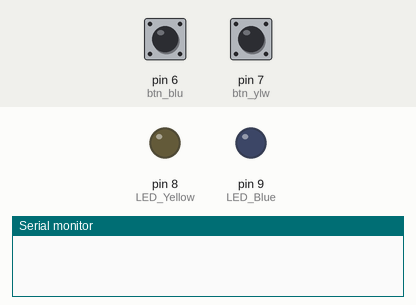
Bench run of a program on a simulated Arduino Uno, built with avr-gcc and run on an emulated ATmega328P. On the bench: output pins drawn as LEDs (lit = HIGH), the last lines printed to the serial monitor. The inputs (shaded band) are chosen by the test bench; at power-on: pin 7 (btn_ylw) HIGH, pin 6 (btn_blu) HIGH.

Above: at 1.2 s.
1.3 s: pin 7 (btn_ylw) pulled LOW for 0.15 s
At 2.4 s:
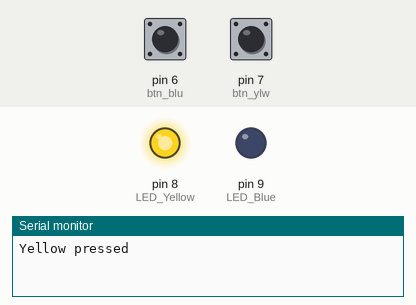
6.0 s: pin 7 (btn_ylw) pulled LOW for 1 s
At 8.7 s:
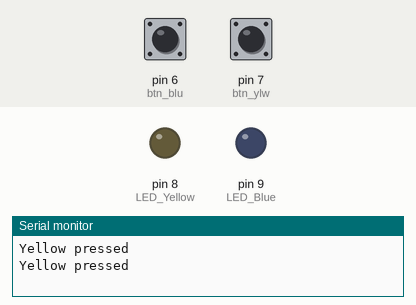
9.5 s: pin 7 (btn_ylw) pulled LOW for 3.2 s
At 9.8 s:
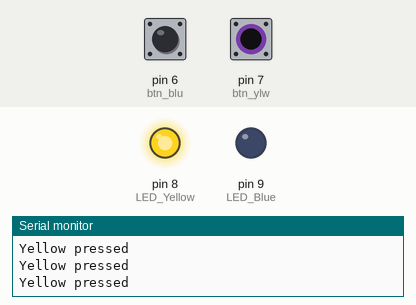
Timing chart, 0 to 13.0 s (numbered marks = the images above; inputs shaded):
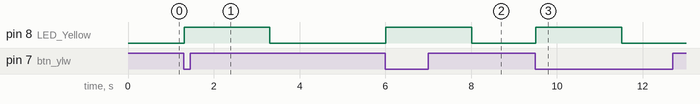

The program:

main.cpp
```cpp
#include <Arduino.h>
#include <Bounce2.h>

#define btn_ylw 7
#define btn_blu 6

const int LED_Yellow = 8;
const int LED_Blue = 9;

int counter = 0;

Bounce2::Button btnYellow = Bounce2::Button();
Bounce2::Button btnBlue = Bounce2::Button();


void setup() {
  Serial.begin(9600);
  btnYellow.attach(btn_ylw, INPUT_PULLUP);
  btnYellow.setPressedState(LOW);
  btnBlue.attach(btn_blu, INPUT_PULLUP);
  btnBlue.setPressedState(LOW);

  pinMode(LED_Blue, OUTPUT);
  pinMode(LED_Yellow, OUTPUT);
}


void loop() {
  btnBlue.update();
  btnYellow.update();

  if(btnYellow.pressed())
  {
    Serial.println("Yellow pressed");
    digitalWrite(LED_Yellow,HIGH);
    delay(2000);
    digitalWrite(LED_Yellow,LOW);

  }
    if(btnBlue.pressed())
  {
    Serial.println("Blue pressed");
  }
}
```

Measured:
- after the input at 1.3 s, pin 8 (LED_Yellow): LOW → HIGH at once, → LOW 2.0 s later
- after the input at 6.0 s, pin 8 (LED_Yellow): LOW → HIGH at once, → LOW 2.0 s later
- after the input at 9.5 s, pin 8 (LED_Yellow): LOW → HIGH at once, → LOW 2.0 s later
